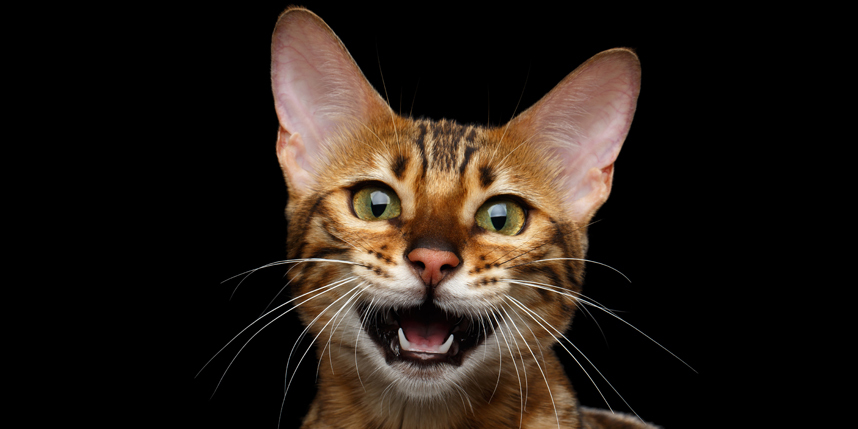
%> input picture Target_Images/SmileCat.jpg, 858 x 429 px
$ octave RUNME_DCGH.m   (GNU Octave 9; MATLAB toolbox functions it lacks are replaced by stand-ins)
%> lines starting %> are read from the running program, lines starting %| are printed output that depends on the picture
### function_GS_Z.m
function [DMDPattern] = function_GS_Z(Setup, N,z,target_amplitude)
%This an implementation of the Gerchberg뻊axton algorithm
%to optimize coherent wave modulation patterns.
%Inputs:
%target_amplitude = target 3D intensity distribution
%N = number of iterations
%z = location of target along the z plane
%Outputs:
%DMDPattern = an optimized DMD pattern

UX = Setup.ps*(1:Setup.DMDX); UX = UX-mean(UX);
UY = Setup.ps*(1:Setup.DMDY); UY = UY-mean(UY);
[XX,YY] = ndgrid(UX,UY);
laser_amplitude = exp(-((XX.^2+YY.^2)/Setup.laserradius^2));
FieldB = (laser_amplitude).*exp(1i*2*pi*rand(Setup.DMDX,Setup.DMDY));
[FieldA,psx,psy] = function_lens(FieldB,Setup.ps,Setup.ps,Setup.f,Setup.lambda);
URX = psx*(1:Setup.DMDX); URX = URX-mean(URX);
URY = psy*(1:Setup.DMDY); URY = URY-mean(URY);
[RXX,RYY] = ndgrid(URX,URY);
%URX, URY is the real space axis limit, note the non square pixel size
%Initialize with Desired amplitude and a random phase
FieldZ = (target_amplitude).*exp(1i*2*pi*rand(Setup.DMDX, Setup.DMDY));
mask = double(sqrt(XX.^2+YY.^2)<0.00001);

%Normalize target intensity
target_amplitude = target_amplitude/sqrt((sum(abs(target_amplitude(:).^2))));
%Iteration
for i = 1:N

    % start in z=0 Go to DMD plane
    [FieldA,~,~] = function_lens(FieldB,psx,psy,Setup.f,Setup.lambda);

    %Threshold at median value to fill about half the DMD
    Amplitude = abs(FieldA);
    DMDPattern = double(Amplitude>(median(Amplitude)));
    FieldA = laser_amplitude.*DMDPattern;

    %go back to image plane
    [FieldB,psx,psy] = function_lens(FieldA,Setup.ps,Setup.ps,-Setup.f,Setup.lambda);
    %Save a copy of the rendering

    %Normalize FieldB
    FieldB = FieldB/sqrt((sum(abs(FieldB(:).^2))));
    EnergyinSignal = sum(sum(abs((1-mask).*FieldB).^2));


    %Go from zero to z propoagate the signal only
    fieldZ = function_propagate((1-mask).*FieldB,Setup.lambda,z,psy, psx);

    %Update the amplitude
    fieldZ = sqrt(EnergyinSignal)*target_amplitude.*exp(1i*angle(fieldZ));

    %Go from z to zero propoagate the signal only
    fieldNB = function_propagate(fieldZ,Setup.lambda,-z,psy, psx);

    %Add the DC term back at z=0
    FieldB = (mask).*FieldB + (1-mask).*fieldNB;

    %Optional Displays


end


end

### function_lens.m
function [field2,psX,psY] = function_lens(field1,psx,psy,f,lambda)
%This function simulates the propagation of light through an f-f system :
% a portion of free space of thickness f, a lens of focal length f>0, and a
% second portion of free space of thickness f.
%Inputs:
%field1 = the input complex field
%psy and psy = pixel size
%f = focal distance of the lens
%lambda = wavelength
%Outputs:
%field2 = the output field in Fourier space
%psX and psY = new pixel size

if f<0
field2=ifftshift(ifft2(fftshift(field1)));
else
field2=ifftshift(fft2(fftshift(field1)));
end
[NX,NY] = size(field1);
psX = abs(f*lambda/(NX*psx));
psY = abs(f*lambda/(NY*psy));
end

### RUNME_DCGH.m
clear all; close all; clc;

%Setup Properties
Setup.ps = 7.56e-6;         %Pixelsize at DMD
Setup.DMDX = 1080;          % number of pixels on the DMD along one axis
Setup.DMDY = 1920;          % number of pixels on the DMD along the other acis
Setup.laserradius = 200e-4; %Radius of the gaussian laser spot on DMD
Setup.f = 0.2;              % focal length, f, of the telescope lens at an f-f distance between the DMD and the image plane.
Setup.lambda = 650e-9;      % Wavelength of the laser light source.
N = 10;                     %Number of iterations for the optimization
P = 15;                     %number of coherent patterns being time averaged
z=[0.05 0.1];               % Depth of the sampling planes, in an array

Zlevels = numel(z);
UX = Setup.ps*(1:Setup.DMDX); UX = UX-mean(UX);
UY = Setup.ps*(1:Setup.DMDY); UY = UY-mean(UY);
[XX,YY] = ndgrid(UX,UY);
laser_amplitude = exp(-((XX.^2+YY.^2)/Setup.laserradius^2));
FieldB = (laser_amplitude).*exp(1i*2*pi*rand(Setup.DMDX,Setup.DMDY));
[FieldA,psx,psy] = function_lens(FieldB,Setup.ps,Setup.ps,Setup.f,Setup.lambda);
URX = psx*(1:Setup.DMDX); URX = URX-mean(URX);
URY = psy*(1:Setup.DMDY); URY = URY-mean(URY);
[RXX,RYY] = ndgrid(URX,URY);
%URX, URY is the real space axis limit, note the non square pixel size

targetIntensity = imread('Target_Images/SmileCat.jpg');
%> targetIntensity is the input picture: size 429x858x3 uint8; mean R, G, B 38.1, 29.1, 22.3
target_amplitude = sqrt(double(mean(targetIntensity,3)));
target_amplitude = target_amplitude/max(target_amplitude(:));
target_amplitude = imresize(target_amplitude', [Setup.DMDX Setup.DMDY]);
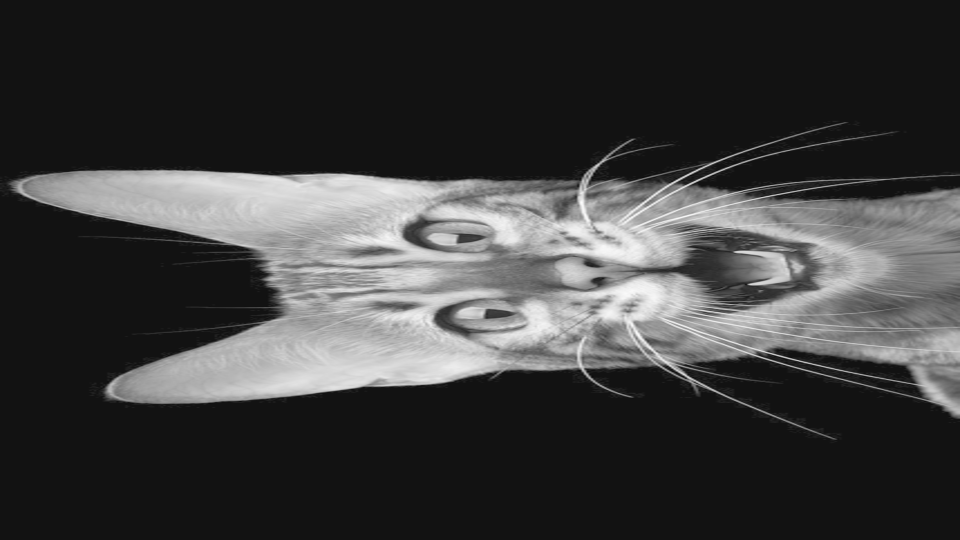
%> target_amplitude: size 1080x1920 double (shown at 1/2 size); min -0.0799, max 0.997, mean 0.181; drawn with min black and max white
target_amplitudeXL = [target_amplitude rot90(target_amplitude,2)];
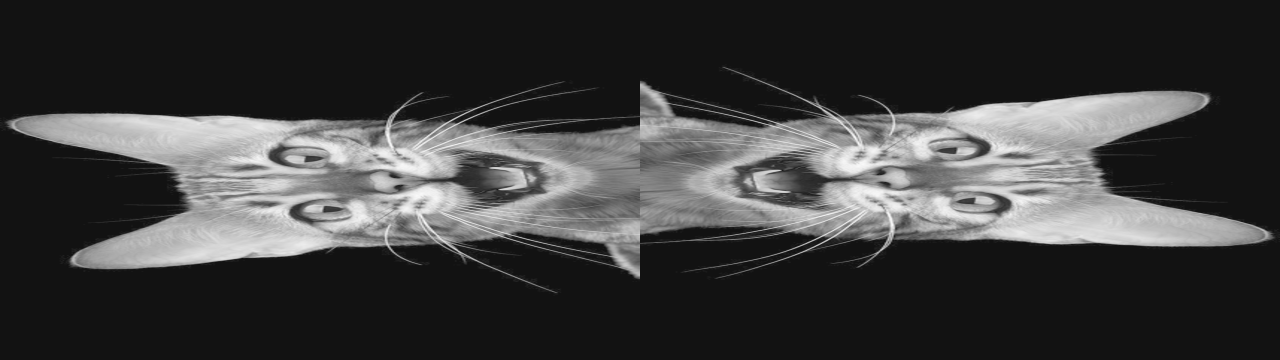
%> target_amplitudeXL: size 1080x3840 double (shown at 1/3 size); min -0.0799, max 0.997, mean 0.181; drawn with min black and max white
ta(:,:,1) = imresize(target_amplitudeXL,[Setup.DMDX Setup.DMDY]);
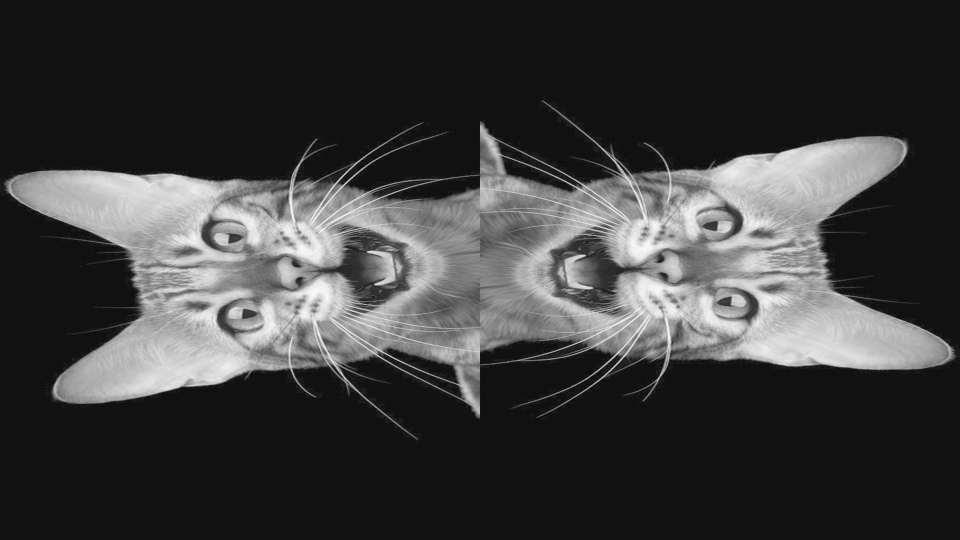
%> ta: size 1080x1920 double (shown at 1/2 size); min -0.0743, max 0.992, mean 0.181; drawn with min black and max white
targetIntensity = imread('Target_Images/Cat.jpg');
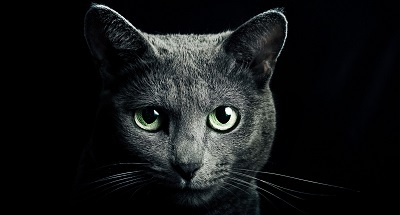
%> input picture Target_Images/Cat.jpg, 400 x 215 px
%> targetIntensity is the input picture: size 215x400x3 uint8; mean R, G, B 19.9, 21.7, 22.4
target_amplitude = sqrt(double(mean(targetIntensity,3)));
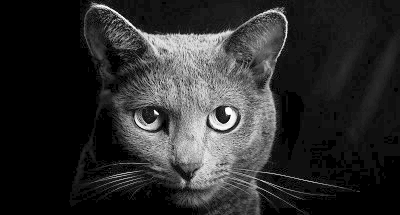
%> target_amplitude: size 215x400 double; min 0, max 15.94, mean 2.8; drawn with min black and max white
target_amplitude = target_amplitude/max(target_amplitude(:));
target_amplitude = imresize(target_amplitude', [Setup.DMDX Setup.DMDY]);
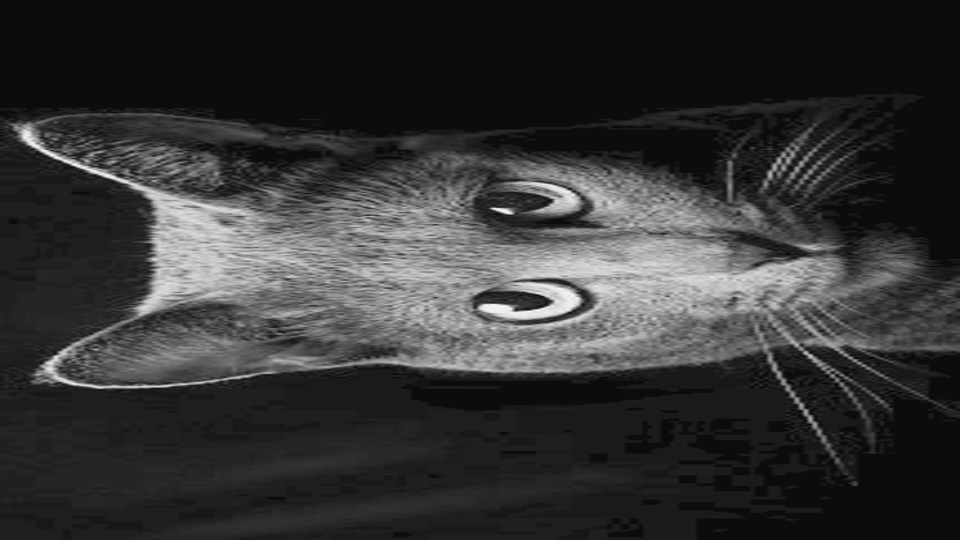
%> target_amplitude: size 1080x1920 double (shown at 1/2 size); min -0.0548, max 1.06, mean 0.176; drawn with min black and max white
target_amplitudeXL = [target_amplitude rot90(target_amplitude,2)];
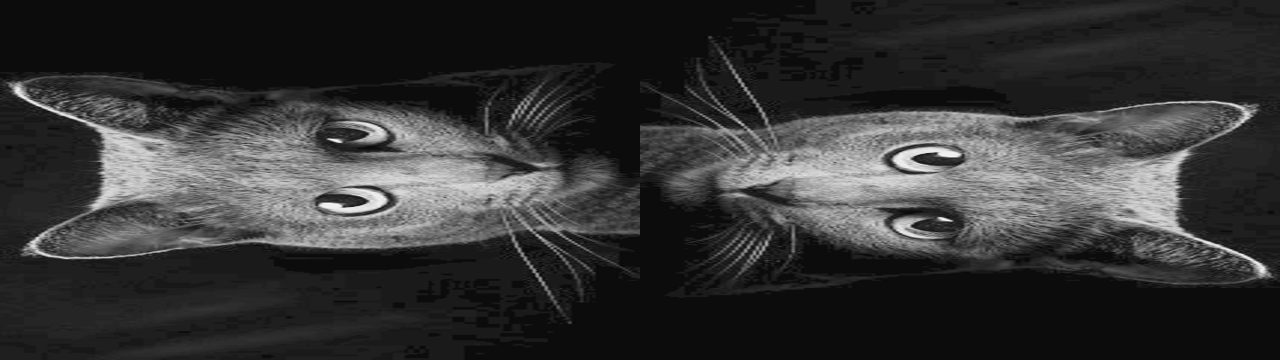
%> target_amplitudeXL: size 1080x3840 double (shown at 1/3 size); min -0.0548, max 1.06, mean 0.176; drawn with min black and max white
ta(:,:,2) = imresize(target_amplitudeXL,[Setup.DMDX Setup.DMDY]);

for kk = 1:Zlevels
    ta(:,:,kk) = squeeze(ta(:,:,kk))/sqrt((sum(sum(sum(abs(ta(:,:,kk).^2))))));
end

for k = 1:P
%> (the run ends here)
